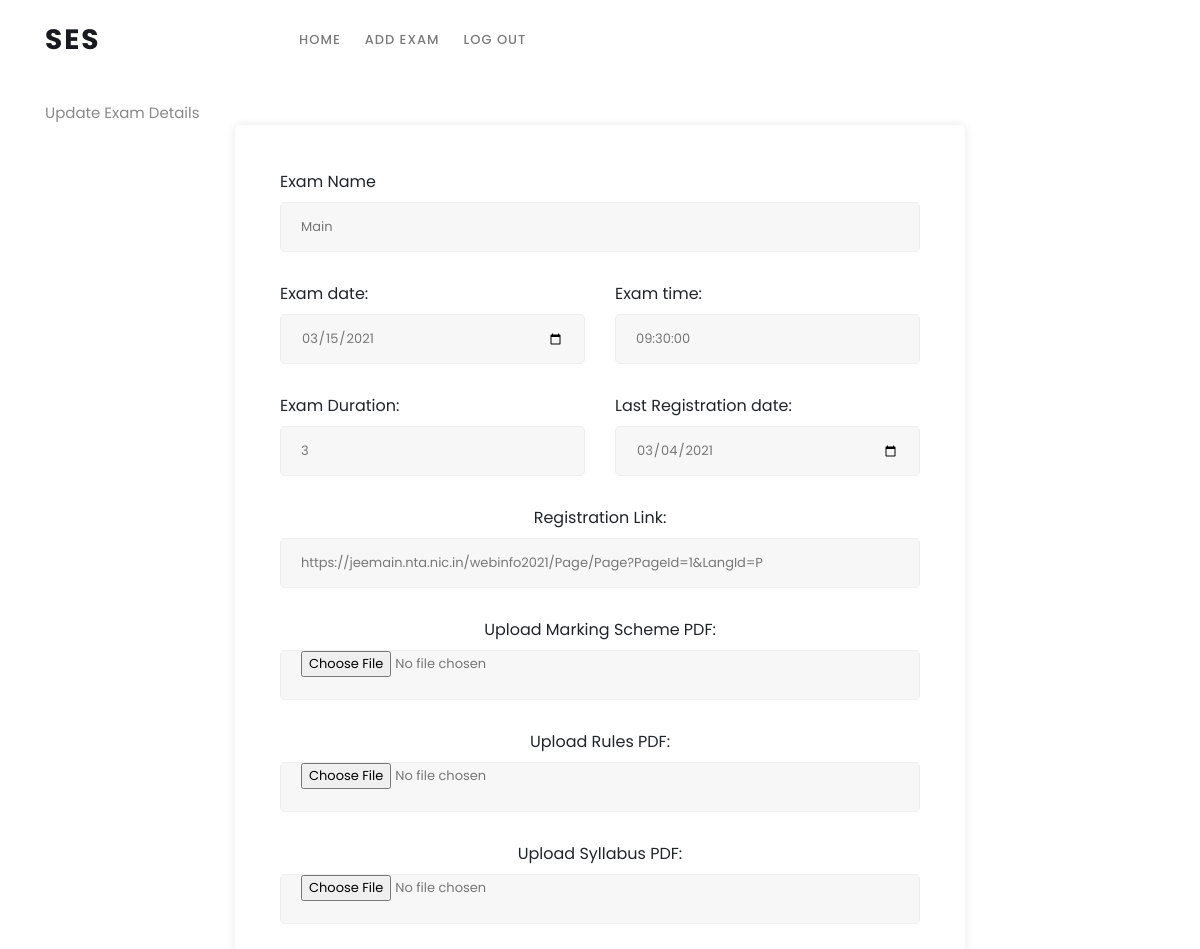
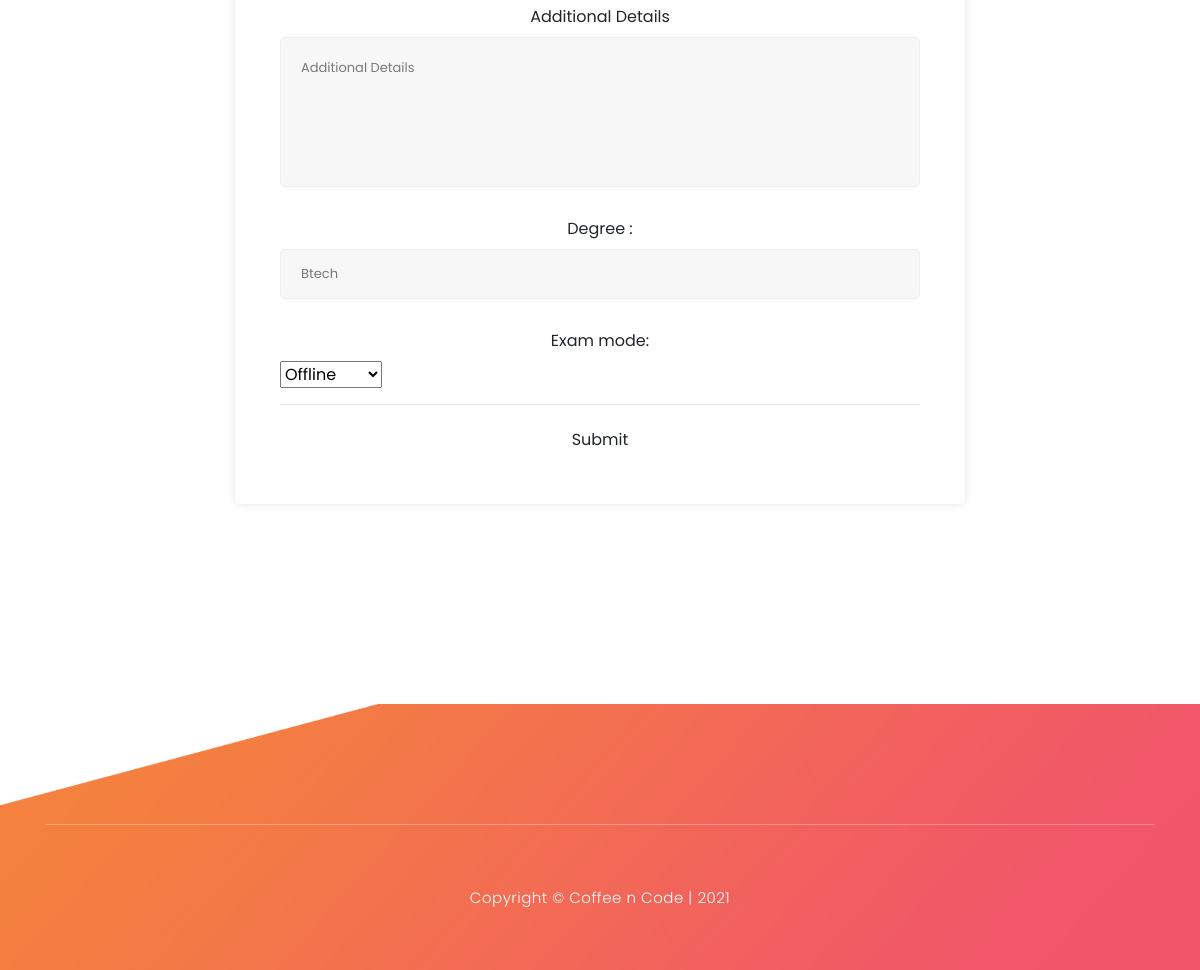
The app's page /institute/update_exam/22 (signed in) with its own data (2 pictures, top to bottom).
### mainapp/models.py (models this page shows, shortened)
class Exam(models.Model):
    name = models.CharField(max_length=500)
    reg_link = models.CharField(max_length=2000)
    date = models.DateField(blank = True, default=timezone.now())
    time = models.TimeField(blank=True,default='20:00')
    duration = models.IntegerField(default=0, blank= True)
    medium = models.CharField(max_length=10, choices=exam_type)
    institute = models.ForeignKey(Institute, on_delete=models.CASCADE)
    rules_pdf = models.FileField(upload_to='uploads/',blank=True)
    syllabus_pdf = models.FileField(upload_to='uploads/',blank=True)
    marking_scheme = models.FileField(upload_to='uploads/',blank=True)
    extra_details = models.CharField(blank=True, max_length=2000)
    student = models.ManyToManyField(User,blank=True)
    is_govt = models.BooleanField(default=False)
    last_day_register = models.DateField(default=timezone.now())
    degree = models.CharField(max_length=20,default='-')
    youtube_link = models.CharField(max_length=2000,blank=True)
    youtube_link2 = models.CharField(max_length=2000,blank=True)
    youtube_link3 = models.CharField(max_length=2000,blank=True)

### institute/decorators.py (the view)
    def wrap(request, *args, **kwargs):
        if 'user_email' in request.session:
            return function(request, *args, **kwargs)
        else:
            raise PermissionDenied

### institute/templates/institute/update_examform.html (shortened to what this page needs)
{% include 'institute/header.html' %}
{% load static %}
        <div class="container">
            <p>Update Exam Details</p>
                <div class="row">
                    <div class="col-lg-8 offset-lg-2 col-md-12 col-sm-12">
                        <div class="contact-form">
                            <form method="POST" enctype="multipart/form-data">
                                <div class="input-group">
                                    <label>Exam Name</label>
                                    {{exam.form.name}}
                                </div>
                                <div class="row row-space">
                                    <div class="col-6">
                                        <div class="input-group">
                                            <label>Exam date:</label>
                                            {{exam.form.date}}
                                        </div>
                                    </div>
                                    <div class="col-6">
                                        <div class="input-group">
                                            <label>Exam time:</label>
                                            {{exam.form.time}}
                                        </div>
                                    </div>
                                </div>
                                <div class="row row-space">
                                    <div class="col-6">
                                        <div class="input-group">
                                            <label>Exam Duration:</label>
                                            {{exam.form.duration}}
                                        </div>
                                    </div>
                                    <div class="col-6">
                                        <div class="input-group">
                                            <label>Last Registration date:</label>
                                            {{exam.form.last_day_register}}
                                    </div>
                                </div>
                            </div>
                                <div class="row row-space">
                                    <div class="col-12">
                                        <label> Registration Link: </label>
                                        <div class="input-group">
                                            {{exam.form.reg_link}}
                                        </div>
                                    </div>
                                </div>
                                <div class="row row-space">
                                    <div class="col-12">
                                        <label>Upload Marking Scheme PDF:</label>
                                        <div class="input-group">
                                            {{exam.form.marking_scheme}}
                                        </div>
                                    </div>
                                </div>
                                <div class="row row-space">
                                    <div class="col-12">
                                        <label>Upload Rules PDF:</label>
                                        <div class="input-group">
                                            {{exam.form.rules_pdf}}
                                        </div>
                                    </div>
                                </div>
                                <div class="row row-space">
                                    <div class="col-12">
                                        <label>Upload Syllabus PDF:</label>
                                        <div class="input-group">
                                            {{exam.form.syllabus_pdf}}
                                        </div>
                                    </div>
                                </div>
                                <div class="row row-space">
                                    <div class="col-12">
                                        <label>Additional Details </label>
                                        <div class="input-group">
                                            {{exam.form.extra_details}}
                                        </div>
                                    </div>
                                </div>
                                <div class="row row-space">
                                    <div class="col-12">
                                        <label>Degree :</label>
                                        <div class="input-group">
                                            {{exam.form.degree}}
                                        </div>
                                    </div>
                                </div>
                                <div class="row row-space">
                                    <div class="col-12">
                                        <label>Exam mode: </label>
                                        <div class="input-group rs-select2 js-select-simple select--no-search ">
                                            {{exam.form.medium}}
                                        </div>
                                    </div>
                                </div>
                                <hr>
                                <div class="container-login100-form-btn p-t-10">
                                    <button class="btn btn--radius btn--green" type="submit">Submit</button>
                                </div>
                            </form>
                        </div>
                    </div>
        </div>
    </div>
    <footer id="contact-us">
        <div class="container">
            <div class="row">
                <div class="col-lg-12">
                    <div class="sub-footer">
                        <p>Copyright &copy; Coffee n Code
                        | 2021</p>
                    </div>
                </div>
            </div>
        </div>
    </footer>
</body>
</html>

### mainapp/static/mainapp/assets/css/templatemo-lava.css (style rules this page uses)
html, body, div, span, applet, object, iframe, h1, h2, h3, h4, h5, h6, p, blockquote, div pre, a, abbr, acronym, address, big, cite, code, del, dfn, em, font, img, ins, kbd, q, s, samp, small, strike, strong, sub, sup, tt, var, b, u, i, center, dl, dt, dd, ol, ul, li, figure, header, nav, section, article, aside, footer, figcaption { margin: 0; padding: 0; border: 0; outline: 0; }
header, nav, section, article, aside, footer, hgroup { display: block; }
* { box-sizing: border-box; }
html, body { font-family: 'Poppins', sans-serif; font-weight: 400; background-color: #fff; font-size: 16px; -ms-text-size-adjust: 100%; -webkit-font-smoothing: antialiased; -moz-osx-font-smoothing: grayscale; }
p { font-size: 15px; line-height: 25px; color: #888; }
html, body { background: #fff; font-family: 'Poppins', sans-serif; }
footer { margin-top: 200px; padding-top: 120px; background-image: url(../images/footer-bg.png); background-repeat: no-repeat; background-position: center center; background-size: cover; width: 100%; }
.contact-form { position: relative; z-index: 10; padding: 45px; border-radius: 5px; background-color: #fff; box-shadow: 0px 0px 10px rgba(0,0,0,0.1); }
.contact-form input, .contact-form textarea { color: #777; font-size: 13px; border: 1px solid #eee; background-color: #f7f7f7; border-radius: 5px; width: 100%; height: 50px; outline: none; padding-left: 20px; padding-right: 20px; -webkit-appearance: none; -moz-appearance: none; appearance: none; margin-bottom: 30px; }
.contact-form textarea { height: 150px; resize: none; padding: 20px; }
.contact-form { text-align: center; }
.contact-form ::placeholder { color: #7a7a7a; }
footer .sub-footer { padding: 60px 0px; border-top: 1px solid rgba(250,250,250,0.3); text-align: center; }
footer .sub-footer p { color: #fff; font-size: 15px; font-weight: 300; letter-spacing: 0.5px; }

### records on screen
Exam: name "Main", date "03/15/2021", time "09:30:00", duration "3", last_day_register "03/04/2021", reg_link "https://jeemain.nta.nic.in/webinfo2021/Page/Page?PageId=1&LangId=P", degree "Btech", medium "Offline"
